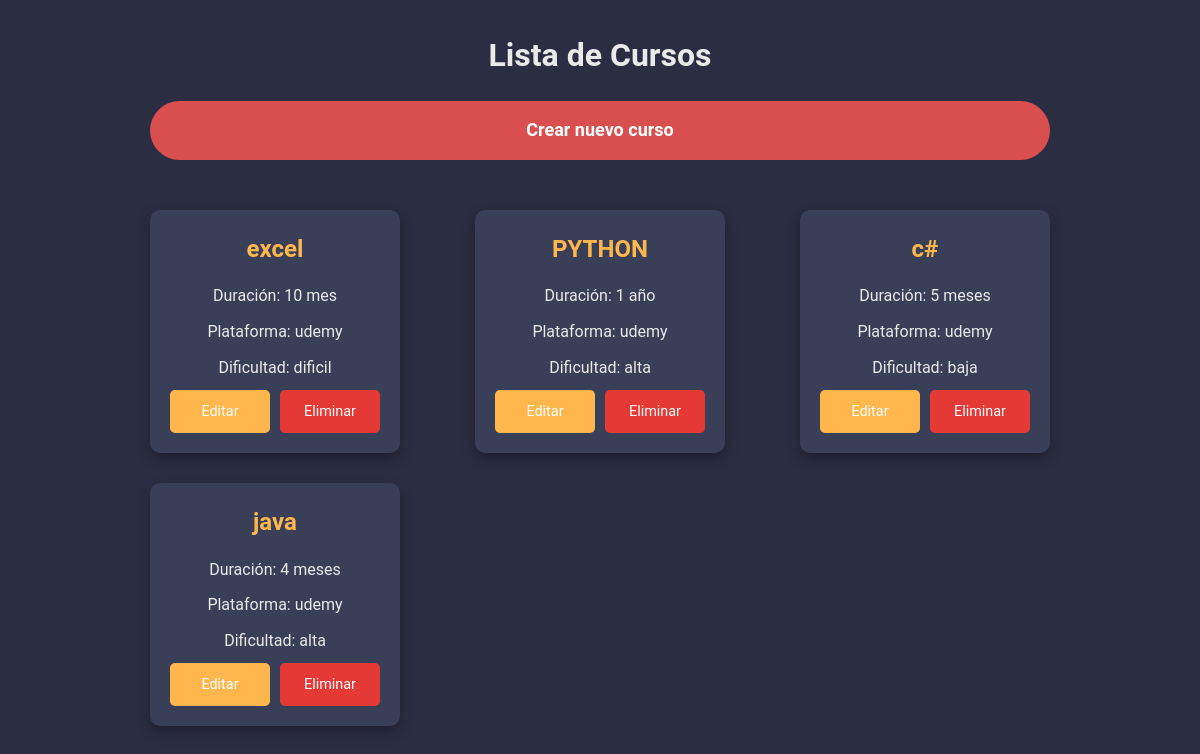
Screenshot of /cursos/ with the database file from the repository.
### cursos/models.py (models this page shows, shortened)
class Curso(models.Model):
    curso = models.CharField(max_length=100)
    duracion = models.CharField(max_length=50)
    plataforma = models.CharField(max_length=50)
    dificultad = models.CharField(max_length=50)

### cursos/views.py (the view)
# urls.py: path('', views.listar_cursos, name='listar_cursos'),
def listar_cursos(request):
    cursos = Curso.objects.all()
    return render(request, 'cursos/listar.html', {'cursos': cursos})

### cursos/templates/cursos/listar.html (shortened to what this page needs)
{% load static %}
<!DOCTYPE html>
<html lang="es">
<head>
    <link rel="stylesheet" href="{% static 'css/style.css' %}">
</head>
<body>
    <div class="container">
        <h1>Lista de Cursos</h1>
        <a href="{% url 'crear_curso' %}" class="create-button">Crear nuevo curso</a>
        <div class="course-list">
            {% for curso in cursos %}
                <div class="course-card">
                    <h2>{{ curso.curso }}</h2>
                    <p>Duración: {{ curso.duracion }}</p>
                    <p>Plataforma: {{ curso.plataforma }}</p>
                    <p>Dificultad: {{ curso.dificultad }}</p>
                    <div class="card-buttons">
                        <a href="{% url 'editar_curso' curso.pk %}" class="submit-button">Editar</a>
                        <a href="{% url 'eliminar_curso' curso.pk %}" class="submit-button delete" onclick="return confirmDelete();">Eliminar</a>
                    </div>
                </div>
            {% endfor %}
        </div>
    </div>
</body>
</html>

### static/css/style.css (style rules this page uses)
* { box-sizing: border-box; margin: 0; padding: 0; }
body { font-family: 'Roboto', sans-serif; background-color: #2b2d42; color: #f8f8f8; line-height: 1.6; padding: 0; }
.container { width: 80%; max-width: 1200px; margin: 0 auto; padding: 30px; }
h1, h2 { font-size: 2rem; color: #eaeaea; text-align: center; margin-bottom: 20px; }
h2 { font-size: 1.5rem; color: #f4a261; }
.create-button { background-color: #d94e4e; color: white; font-size: 18px; font-weight: bold; border: none; cursor: pointer; padding: 15px 30px; border-radius: 50px; display: block; margin: 20px auto 50px auto; text-align: center; text-decoration: none; transition: background-color 0.3s, transform 0.3s ease-in-out; }
.submit-button { background-color: #4caf50; color: white; font-size: 16px; border: none; cursor: pointer; padding: 12px 20px; border-radius: 6px; transition: background-color 0.3s; width: 100%; }
.course-list { display: flex; flex-wrap: wrap; gap: 30px; justify-content: space-between; margin-top: 50px; }
.course-card { background-color: #3a3f58; padding: 20px; border-radius: 10px; box-shadow: 0 6px 14px rgba(0, 0, 0, 0.3); width: 250px; text-align: center; transition: transform 0.3s ease, box-shadow 0.3s ease; }
.course-card h2 { color: #ffb74d; font-size: 1.5rem; margin-bottom: 15px; }
.course-card p { color: #eaeaea; font-size: 1rem; margin-bottom: 10px; }
.card-buttons { display: flex; justify-content: space-between; gap: 10px; }
.card-buttons a { background-color: #ffb74d; color: white; padding: 10px 20px; border-radius: 5px; text-decoration: none; transition: background-color 0.3s; font-size: 0.9rem; width: 48%; text-align: center; }
.card-buttons a.delete { background-color: #e53935; }

### rows the page displays
Curso: curso "excel", duracion "10 mes", plataforma "udemy", dificultad "dificil"
Curso: curso "PYTHON", duracion "1 año", plataforma "udemy", dificultad "alta"
Curso: curso "c#", duracion "5 meses", plataforma "udemy", dificultad "baja"
Curso: curso "java", duracion "4 meses", plataforma "udemy", dificultad "alta"
